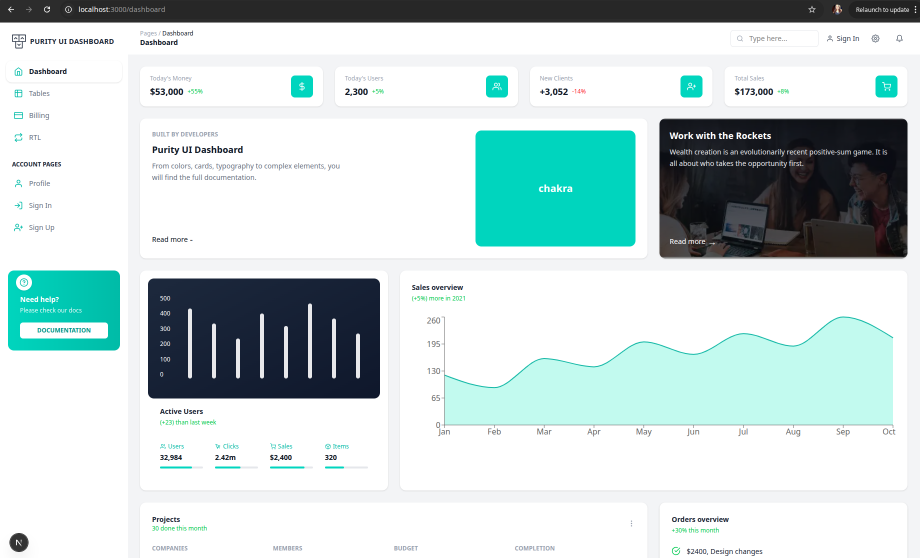
#> input picture WEEK 3/day4/app/dashboard.png, 1839 x 1116 px (shown at 1/2 size)
$ python -i ocr.py   (imports and definitions only)
#> lines starting #> are read from the running program, lines starting #| are printed output that depends on the picture; after the words box and inside, x2 and y2 are one past the last pixel; in counts of white or black regions, pixels touching at a corner belong together
import pytesseract
from PIL import Image
import cv2
import numpy as np
import os


class OCRExtractor:
    def __init__(self, lang="eng"):
        self.lang = lang

    def preprocess_image(self, image_path):
        """
        Apply preprocessing for better OCR accuracy
        """
        img = cv2.imread(image_path)
#> img is the input picture: shape (1116, 1839, 3); mean B, G, R 214, 214.5, 198.6

        if img is None:
            raise ValueError("Image not loaded properly")


        img = cv2.resize(img, None, fx=2, fy=2, interpolation=cv2.INTER_LINEAR)
#> img: shape (2232, 3678, 3)


        gray = cv2.cvtColor(img, cv2.COLOR_BGR2GRAY)
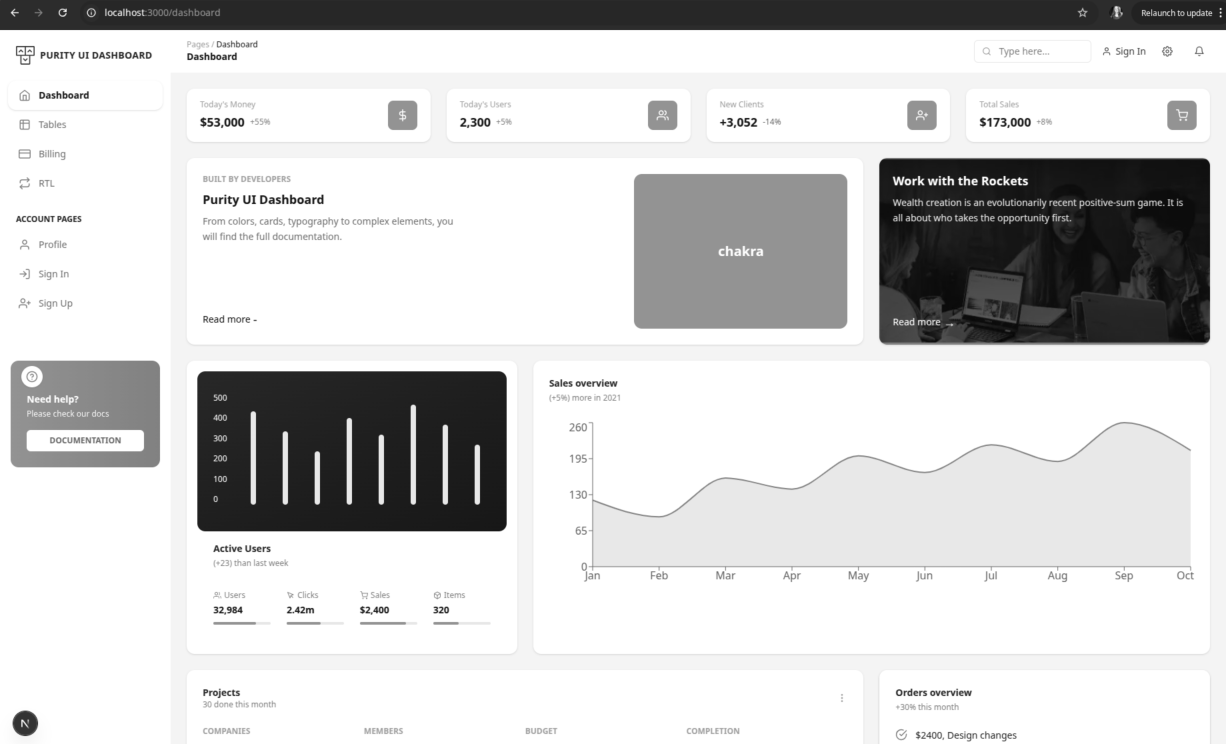
#> gray: shape (2232, 3678) (shown at 1/3 size); min 3, max 255, mean 209.7


        gray = cv2.medianBlur(gray, 3)


        thresh = cv2.adaptiveThreshold(
            gray,
            255,
            cv2.ADAPTIVE_THRESH_GAUSSIAN_C,
            cv2.THRESH_BINARY,
            11,
            2
        )
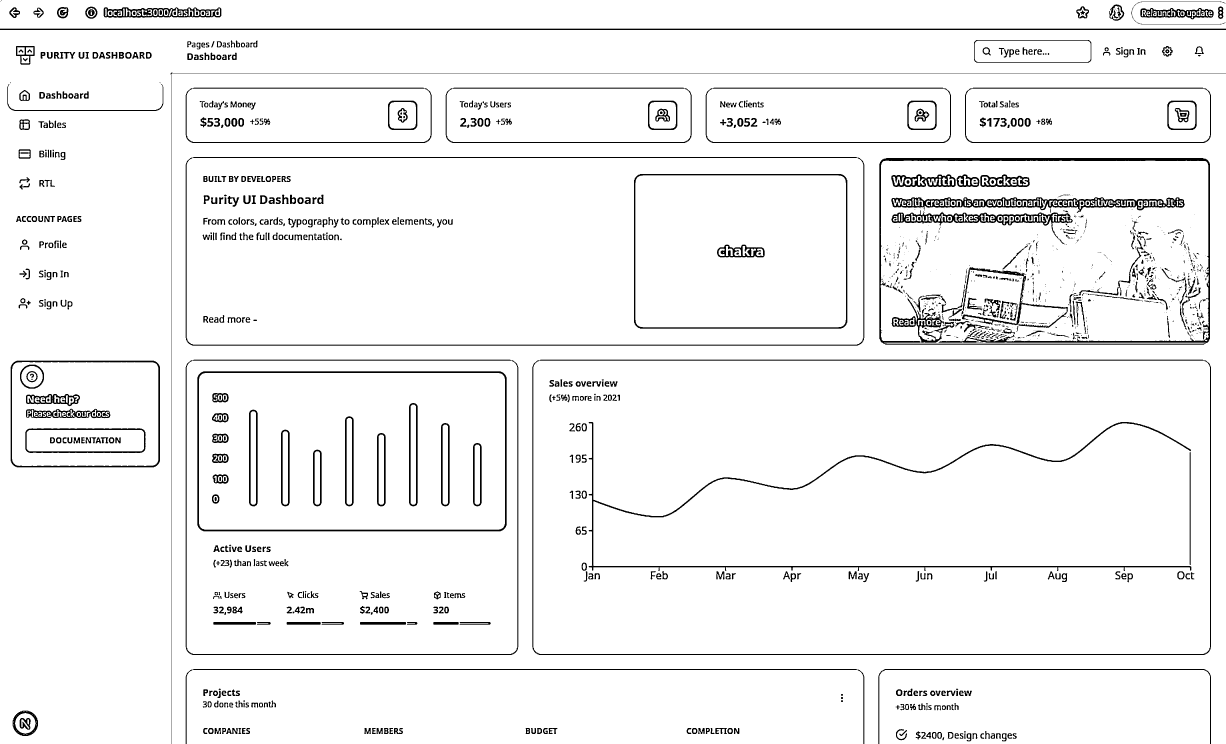
#> thresh: shape (2232, 3678) (shown at 1/3 size); 95.3% white; 1546 black regions (622 under 20 px), largest, box (x1, y1, x2, y2) and area: (2638, 474, 3630, 1034) 26508, (1766, 1266, 3574, 1713) 17843, (1597, 1079, 3633, 1965) 17348

        return thresh

    def extract_text(self, image_path):

        try:

            image = Image.open(image_path).convert("RGB")

            text = pytesseract.image_to_string(image, lang=self.lang)

            if text.strip():
                return {
                    "text": text.strip(),
                    "method": "normal"
                }


            processed_img = self.preprocess_image(image_path)

            text = pytesseract.image_to_string(processed_img, lang=self.lang)

            if text.strip():
                return {
                    "text": text.strip(),
                    "method": "preprocessed"
                }


            return {
                "text": "",
                "method": "failed"
            }

        except Exception as e:
            return {
                "text": "",
                "method": "error",
                "error": str(e)
            }


# [15 lines not run here, left out]

>>> result = OCRExtractor().preprocess_image('../../../../WEEK 3/day4/app/dashboard.png')
